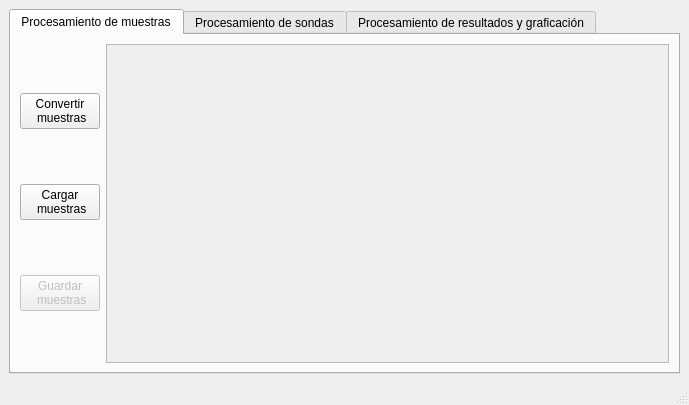
<?xml version="1.0" encoding="UTF-8"?>
<ui version="4.0">
 <class>MainWindow</class>
 <widget class="QMainWindow" name="MainWindow">
  <property name="geometry">
   <rect>
    <x>0</x>
    <y>0</y>
    <width>689</width>
    <height>405</height>
   </rect>
  </property>
  <property name="windowTitle">
   <string>Software</string>
  </property>
  <widget class="QWidget" name="centralwidget">
   <layout class="QVBoxLayout" name="verticalLayout_5">
    <item>
     <widget class="QTabWidget" name="tabWidget">
      <property name="currentIndex">
       <number>0</number>
      </property>
      <widget class="QWidget" name="procesamiento_de_muestras">
       <attribute name="title">
        <string>Procesamiento de muestras</string>
       </attribute>
       <layout class="QHBoxLayout" name="horizontalLayout">
        <item>
         <layout class="QVBoxLayout" name="verticalLayout_3">
          <item>
           <widget class="QPushButton" name="but_convertir_muestras">
            <property name="text">
             <string>Convertir
 muestras</string>
            </property>
           </widget>
          </item>
          <item>
           <widget class="QPushButton" name="but_cargar_muestras">
            <property name="text">
             <string>Cargar
 muestras</string>
            </property>
           </widget>
          </item>
          <item>
           <widget class="QPushButton" name="but_guardar_muestras">
            <property name="enabled">
             <bool>false</bool>
            </property>
            <property name="text">
             <string>Guardar
 muestras</string>
            </property>
           </widget>
          </item>
         </layout>
        </item>
        <item>
         <widget class="QTableWidget" name="tabla_muestras">
          <property name="enabled">
           <bool>false</bool>
          </property>
          <property name="rowCount">
           <number>0</number>
          </property>
         </widget>
        </item>
       </layout>
      </widget>
      <widget class="QWidget" name="procesamiento_de_sondas">
       <attribute name="title">
        <string>Procesamiento de sondas</string>
       </attribute>
       <layout class="QHBoxLayout" name="horizontalLayout_2">
        <item>
         <layout class="QVBoxLayout" name="verticalLayout_4">
          <item>
           <widget class="QPushButton" name="but_cargar_sondas">
            <property name="text">
             <string>Cargar
 sondas</string>
            </property>
           </widget>
          </item>
          <item>
           <widget class="QPushButton" name="but_aplicar_filtros">
            <property name="enabled">
             <bool>false</bool>
            </property>
            <property name="text">
             <string>Aplicar
 filtros</string>
            </property>
           </widget>
          </item>
          <item>
           <widget class="QPushButton" name="but_mapear_sondas">
            <property name="enabled">
             <bool>false</bool>
            </property>
            <property name="text">
             <string>Mapear
sondas</string>
            </property>
           </widget>
          </item>
          <item>
           <widget class="QPushButton" name="but_guardar_sondas">
            <property name="enabled">
             <bool>false</bool>
            </property>
            <property name="text">
             <string>Guardar
 sondas</string>
            </property>
           </widget>
          </item>
         </layout>
        </item>
        <item>
         <widget class="QTableWidget" name="tabla_sondas">
          <property name="enabled">
           <bool>false</bool>
          </property>
          <property name="rowCount">
           <number>0</number>
          </property>
         </widget>
        </item>
       </layout>
      </widget>
      <widget class="QWidget" name="tab_3">
       <attribute name="title">
        <string>Procesamiento de resultados y graficación</string>
       </attribute>
       <layout class="QHBoxLayout" name="horizontalLayout_3">
        <item>
         <layout class="QVBoxLayout" name="verticalLayout_6">
          <item>
           <widget class="QPushButton" name="but_cargar_resultados">
            <property name="text">
             <string>Cargar
 resultados</string>
            </property>
           </widget>
          </item>
          <item>
           <layout class="QGridLayout" name="gridLayout">
            <item row="1" column="0">
             <widget class="QLabel" name="label_via">
              <property name="enabled">
               <bool>false</bool>
              </property>
              <property name="text">
               <string>Vía</string>
              </property>
             </widget>
            </item>
            <item row="0" column="0">
             <widget class="QLabel" name="label_gen">
              <property name="enabled">
               <bool>false</bool>
              </property>
              <property name="text">
               <string>Gen</string>
              </property>
             </widget>
            </item>
            <item row="0" column="1">
             <widget class="QComboBox" name="combox_gen">
              <property name="enabled">
               <bool>false</bool>
              </property>
              <item>
               <property name="text">
                <string>Todos</string>
               </property>
              </item>
             </widget>
            </item>
            <item row="1" column="1">
             <widget class="QComboBox" name="combox_via">
              <property name="enabled">
               <bool>false</bool>
              </property>
              <item>
               <property name="text">
                <string>Todos</string>
               </property>
              </item>
             </widget>
            </item>
           </layout>
          </item>
          <item>
           <widget class="QPushButton" name="but_graficar">
            <property name="enabled">
             <bool>false</bool>
            </property>
            <property name="text">
             <string>Graficar</string>
            </property>
           </widget>
          </item>
         </layout>
        </item>
        <item>
         <widget class="QTableWidget" name="tabla_resultados">
          <property name="enabled">
           <bool>false</bool>
          </property>
          <property name="rowCount">
           <number>0</number>
          </property>
          <property name="columnCount">
           <number>0</number>
          </property>
         </widget>
        </item>
       </layout>
      </widget>
     </widget>
    </item>
   </layout>
  </widget>
  <widget class="QStatusBar" name="statusBar">
   <property name="enabled">
    <bool>true</bool>
   </property>
   <property name="autoFillBackground">
    <bool>false</bool>
   </property>
  </widget>
 </widget>
 <resources/>
 <connections/>
</ui>
